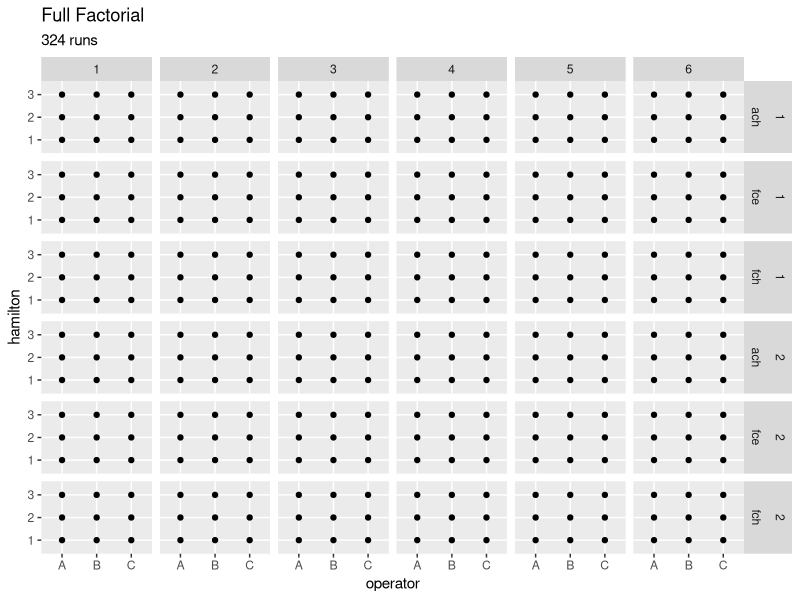
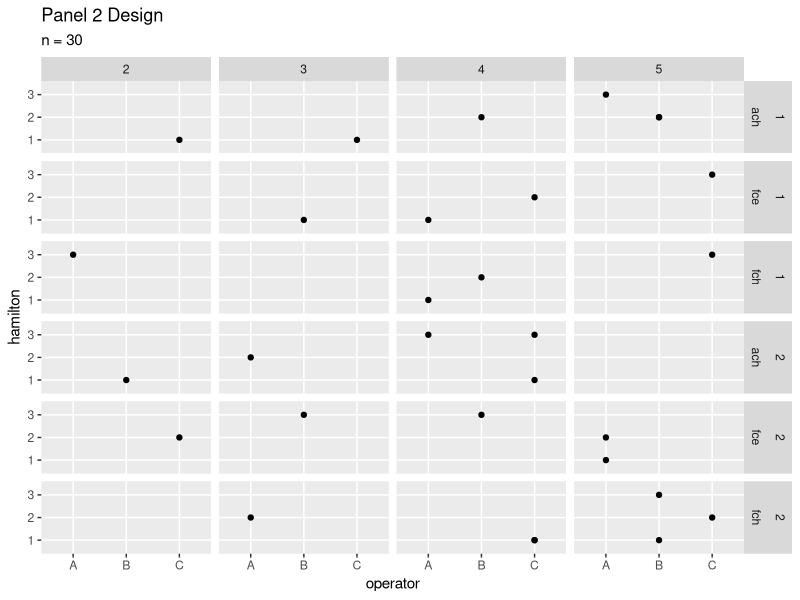
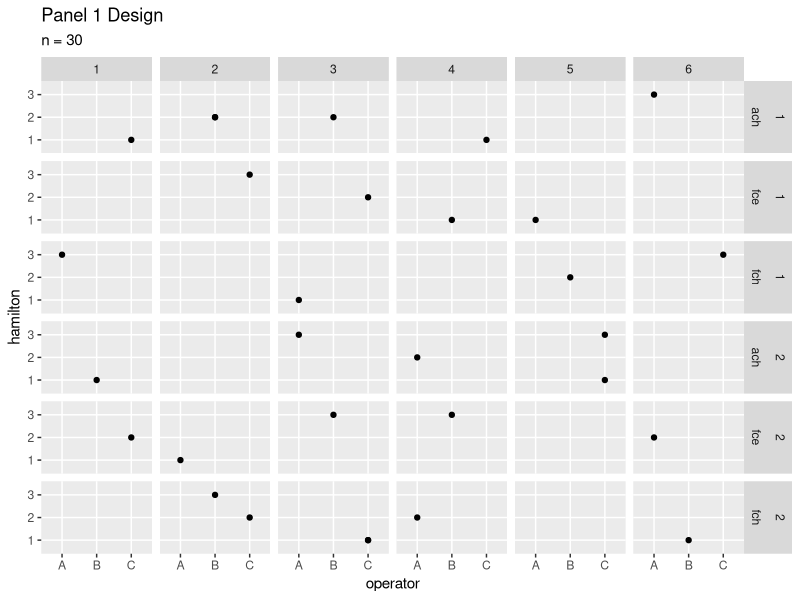
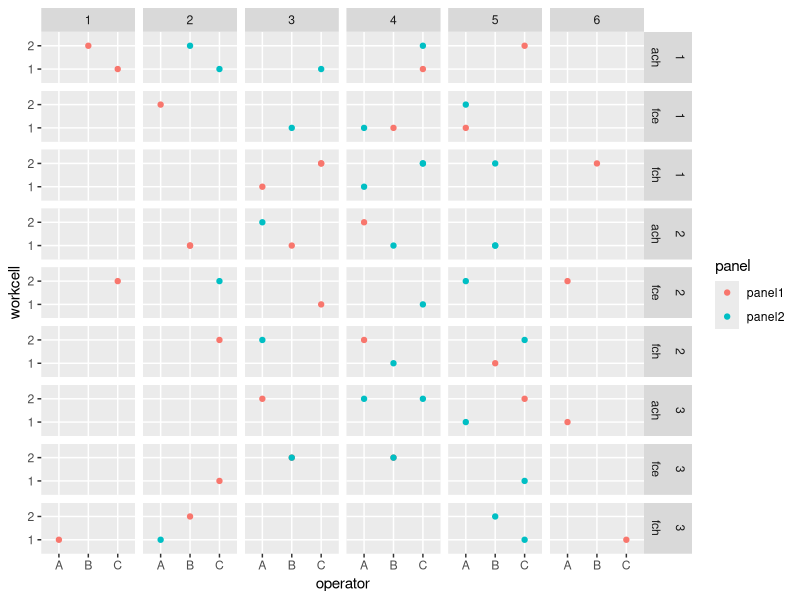
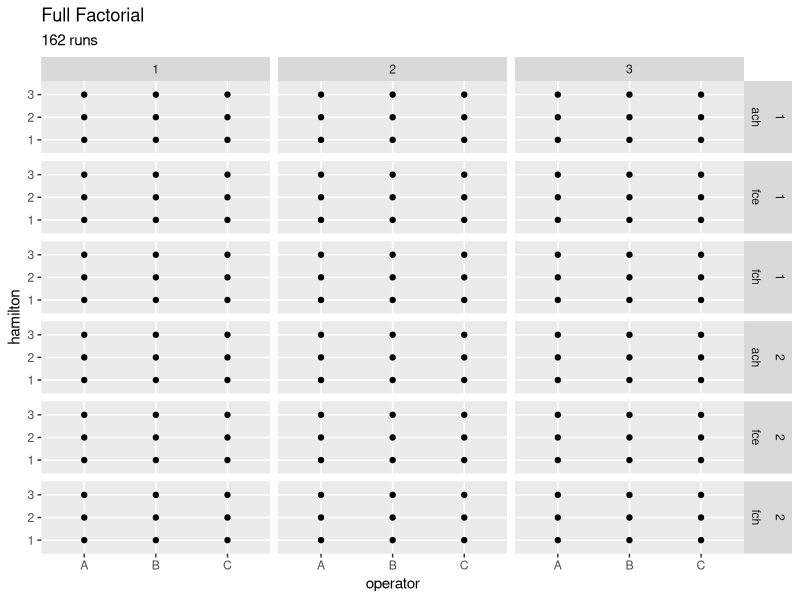
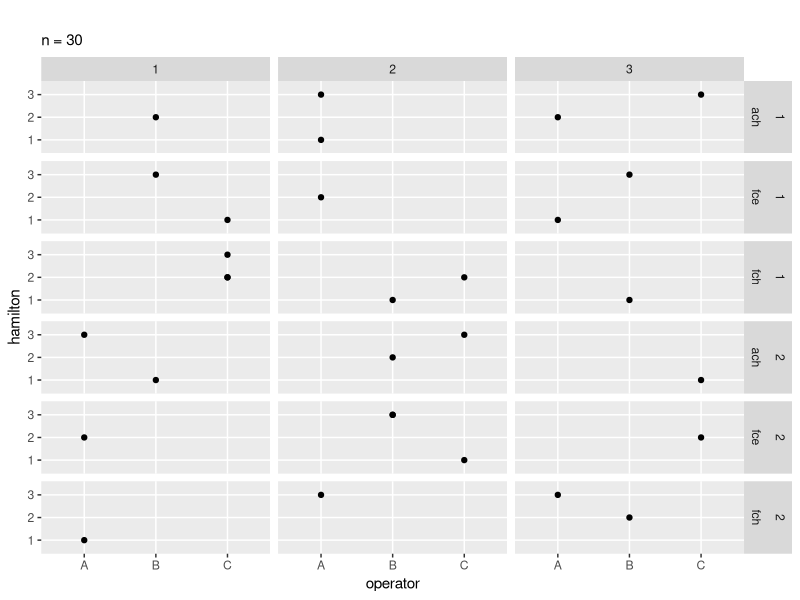

Reproduce these figures in R, in order. (Note: a time limit stopped this script after it produced the figures.)
## ---- chunk 1
library(tidyverse)
library(lme4)
## ---- chunk 2
full_factorial <- tidyr::crossing(operator = c("A", "B", "C"), 
                                  hamilton = c("1", "2", "3"), 
                                  lot = c("ach", "fch", "fce"), 
                flexmap = c("1", "2", "3", "4", "5", "6"), 
                workcell = c("1", "2")) 

full_factorial %>% 
  ggplot(aes(operator, hamilton)) + 
  geom_point() + 
  facet_grid(rows = vars(workcell, lot), cols = vars(flexmap)) + 
  labs(title = "Full Factorial", 
       subtitle = "324 runs")
## ---- chunk 3
blocked_6_flex_panel_1 <- tibble::tribble(
                                ~Day, ~run, ~lot, ~workcell, ~hamilton, ~operator, ~flexmap,
                            "Day 1",  1L, "fch",  1L,  3L, "A",  1L,
                            "Day 1",  2L, "ach",  1L,  2L, "B",  2L,
                            "Day 1",  3L, "fch",  2L,  1L, "C",  3L,
                            "Day 1",  4L, "ach",  1L,  2L, "B",  2L,
                            "Day 1",  5L, "ach",  2L,  3L, "C",  5L,
                            "Day 1",  6L, "fch",  2L,  1L, "C",  3L,
                            "Day 1",  7L, "fce",  2L,  2L, "A",  6L,
                            "Day 2",  8L, "fce",  2L,  1L, "A",  2L,
                            "Day 2",  9L, "ach",  1L,  2L, "B",  3L,
                            "Day 2", 10L, "ach",  2L,  1L, "B",  1L,
                            "Day 2", 11L, "fch",  1L,  3L, "C",  6L,
                            "Day 2", 12L, "fch",  2L,  2L, "A",  4L,
                            "Day 3", 13L, "fch",  2L,  2L, "C",  2L,
                            "Day 3", 14L, "ach",  1L,  1L, "C",  4L,
                            "Day 3", 15L, "fce",  2L,  3L, "B",  4L,
                            "Day 3", 16L, "fce",  2L,  2L, "C",  1L,
                            "Day 3", 17L, "fch",  1L,  1L, "A",  3L,
                            "Day 4", 18L, "fce",  1L,  3L, "C",  2L,
                            "Day 4", 19L, "fch",  1L,  2L, "B",  5L,
                            "Day 4", 20L, "ach",  2L,  3L, "A",  3L,
                            "Day 4", 21L, "fce",  1L,  1L, "B",  4L,
                            "Day 4", 22L, "fch",  2L,  1L, "B",  6L,
                            "Day 5", 23L, "fch",  2L,  3L, "B",  2L,
                            "Day 5", 24L, "ach",  2L,  1L, "C",  5L,
                            "Day 5", 25L, "ach",  1L,  3L, "A",  6L,
                            "Day 5", 26L, "fce",  1L,  2L, "C",  3L,
                            "Day 6", 27L, "ach",  1L,  1L, "C",  1L,
                            "Day 6", 28L, "fce",  1L,  1L, "A",  5L,
                            "Day 6", 29L, "fce",  2L,  3L, "B",  3L,
                            "Day 6", 30L, "ach",  2L,  2L, "A",  4L
                            ) %>% 
  mutate(lot = tolower(lot)) %>% 
  mutate_all(., ~ as.character(.x)) %>% 
   mutate(panel = rep("panel1", nrow(.)))

blocked_6_flex_panel_2 <- blocked_6_flex_panel_1 %>% 
  mutate(flexmap_2 = case_when(flexmap == "1" ~ as.character(sample(2:6, 1)), 
                         flexmap == "2" ~ as.character(sample(c(1, 3:6), 1)), 
                         flexmap == "3" ~ as.character(sample(c(1, 2, 4:6), 1)), 
                         flexmap == "4" ~ as.character(sample(c(1:3, 5:6), 1)), 
                         flexmap == "5" ~ as.character(sample(c(1:4, 6), 1)), 
                         flexmap == "6" ~ as.character(sample(c(1:5), 1)))) %>% 
  select(-flexmap, -panel) %>% 
  rename(flexmap = flexmap_2) %>% 
  mutate(panel = rep("panel2", nrow(.)))
## ---- chunk 4
blocked_6_flex_panel_2 %>% 
  mutate(flexmap = case_when(flexmap == "1" & lot == "fch" ~ "5", 
                             flexmap == "1" & lot == "fce" ~ "5", 
                             is.character(flexmap) ~ flexmap)) %>% 
  ggplot(aes(operator, hamilton)) + 
  geom_point() + 
  facet_grid(rows = vars(workcell, lot), cols = vars(flexmap)) + 
  labs(title = "Panel 2 Design", 
       subtitle = "n = 30")


blocked_6_flex_panel_1 %>% 
  ggplot(aes(operator, hamilton)) + 
  geom_point() + 
  facet_grid(rows = vars(workcell, lot), cols = vars(flexmap)) + 
  labs(title = "Panel 1 Design", 
       subtitle = "n = 30")

blocked_6_flex_panel_1 %>% 
  bind_rows(blocked_6_flex_panel_2) %>% 
   ggplot(aes(operator, workcell)) + 
  geom_point(aes(color = panel)) + 
  facet_grid(rows = vars(hamilton, lot), cols = vars(flexmap)) 
## ---- chunk 5
blocked_3_flex <- tibble::tribble(
                                                  ~Day, ~run, ~lot, ~workcell, ~hamilton, ~operator, ~flexmap,
                                              "Day 1",  1L, "fch",  1L,  2L, "C",  1L,
                                              "Day 1",  2L, "ach",  1L,  1L, "A",  2L,
                                              "Day 1",  3L, "fch",  1L,  1L, "B",  3L,
                                              "Day 1",  4L, "fce",  2L,  3L, "B",  2L,
                                              "Day 1",  5L, "fce",  2L,  3L, "B",  2L,
                                              "Day 1",  6L, "fce",  2L,  2L, "A",  1L,
                                              "Day 1",  7L, "fch",  1L,  2L, "C",  1L,
                                              "Day 2",  8L, "ach",  2L,  2L, "B",  2L,
                                              "Day 2",  9L, "fch",  1L,  3L, "C",  1L,
                                              "Day 2", 10L, "fch",  2L,  3L, "A",  3L,
                                              "Day 2", 11L, "fce",  1L,  1L, "A",  3L,
                                              "Day 2", 12L, "fce",  1L,  1L, "C",  1L,
                                              "Day 3", 13L, "fch",  1L,  2L, "C",  2L,
                                              "Day 3", 14L, "ach",  2L,  1L, "C",  3L,
                                              "Day 3", 15L, "ach",  2L,  3L, "A",  1L,
                                              "Day 3", 16L, "fce",  1L,  3L, "B",  3L,
                                              "Day 3", 17L, "fce",  1L,  2L, "A",  2L,
                                              "Day 4", 18L, "fce",  2L,  1L, "C",  2L,
                                              "Day 4", 19L, "fch",  2L,  3L, "A",  2L,
                                              "Day 4", 20L, "fch",  2L,  2L, "B",  3L,
                                              "Day 4", 21L, "ach",  1L,  3L, "C",  3L,
                                              "Day 4", 22L, "ach",  1L,  2L, "B",  1L,
                                              "Day 5", 23L, "ach",  1L,  2L, "A",  3L,
                                              "Day 5", 24L, "fce",  1L,  3L, "B",  1L,
                                              "Day 5", 25L, "fch",  2L,  1L, "A",  1L,
                                              "Day 5", 26L, "ach",  2L,  3L, "C",  2L,
                                              "Day 6", 27L, "ach",  1L,  3L, "A",  2L,
                                              "Day 6", 28L, "ach",  2L,  1L, "B",  1L,
                                              "Day 6", 29L, "fce",  2L,  2L, "C",  3L,
                                              "Day 6", 30L, "fch",  1L,  1L, "B",  2L
                                              ) %>% 
                                             mutate(lot = tolower(lot)) %>% 
  mutate_all(., ~ as.character(.x)) %>% 
   mutate(panel = rep("panel1", nrow(.)))
## ---- chunk 6
full_factorial <- tidyr::crossing(operator = c("A", "B", "C"), 
                                  hamilton = c("1", "2", "3"), 
                                  lot = c("ach", "fch", "fce"), 
                flexmap = c("1", "2", "3"), 
                workcell = c("1", "2")) 

full_factorial %>% 
  ggplot(aes(operator, hamilton)) + 
  geom_point() + 
  facet_grid(rows = vars(workcell, lot), cols = vars(flexmap)) + 
  labs(title = "Full Factorial", 
       subtitle = "162 runs")

blocked_3_flex %>% 
ggplot(aes(operator, hamilton)) + 
  geom_point() + 
  facet_grid(rows = vars(workcell, lot), cols = vars(flexmap)) + 
  labs(title = "", 
       subtitle = "n = 30")
## ---- chunk 7
sd_operator = 15
sd_hamilton = 10
sd_lot = 15
sd_flex = 10
sd_wc = 5
sd_error = 5
beta_0 = 400

get_estimates_ff_6f <- function(sd_operator = 15,
                             sd_hamilton = 10,
                             sd_lot = 15,
                             sd_flex = 10,
                             sd_wc = 10,
                             sd_error = 5,
                             beta_0 = 400) {
  operator <- data.frame(operator = c("A", "B", "C"),
                         operator_i = rnorm(3, 0, sd_operator))
  hamilton <- data.frame(hamilton = c("1", "2", "3"),
                         ham_i = rnorm(3, 0, sd_hamilton))
  lot <- data.frame(lot = c("ach", "fce", "fch"),
                    lot_i = rnorm(3, 0, sd_lot))
  flexmap <- data.frame(flexmap = c("1", "2", "3"),
                        flex_i = rnorm(3, 0, sd_flex))
  workcell <- data.frame(workcell = c("1", "2"),
                         wc_i = rnorm(2, 0, sd_wc))
  
  sim_data <-
    tidyr::crossing(operator, hamilton, lot, flexmap, workcell) %>%
    mutate(e_i = rnorm(nrow(.), 0, sd_error)) %>%
    mutate(response = beta_0 + operator_i + ham_i + lot_i + flex_i + wc_i + e_i) %>%
    select(operator, hamilton, lot, flexmap, workcell, response)
  
  sim_mod <- lme4::lmer(response ~ (1 | operator) + (1 | hamilton) + (1 | lot) +
                          (1 | flexmap) + (1 | workcell),
                        data = sim_data)
  sd_estimates <- lme4::VarCorr(sim_mod) %>%
    data.frame() %>%
    select(grp, sdcor)
  
  return_df <- lme4::ranef(sim_mod) %>% 
  data.frame() %>% 
  group_by(grpvar) %>% 
  summarise(avg = mean(condval)) %>% 
  rename(grp = grpvar) %>% 
  inner_join(sd_estimates) %>% 
  mutate(grand_mean = lme4::fixef(sim_mod)) %>% 
  mutate(perc_cv = 100*(sdcor/(grand_mean))) %>% 
  mutate(true_cv = case_when(grp == "flexmap" ~ 100*sd_flex/beta_0, 
                             grp == "hamilton" ~ 100*sd_hamilton/beta_0, 
                             grp == "lot" ~ 100*sd_lot/beta_0, 
                             grp == "operator" ~ 100*sd_operator/beta_0, 
                             grp == "workcell" ~ 100*sd_wc/beta_0), 
         true_sd = case_when(grp == "flexmap" ~ sd_flex, 
                             grp == "hamilton" ~ sd_hamilton, 
                             grp == "lot" ~ sd_lot, 
                             grp == "operator" ~ sd_operator, 
                             grp == "workcell" ~ sd_wc))
  
    return(return_df)
  
}
## ---- chunk 8
sim_factorial <- purrr::imap_dfr(1:1000, ~ get_estimates_ff_6f())

sim_factorial %>% 
  ggplot(.,aes(grp, perc_cv)) + 
  geom_boxplot() + 
  geom_point(aes(x = grp, y = true_cv), color = "red") 

sim_factorial %>% 
  group_by(grp) %>% 
  filter(perc_cv != 0) %>% 
  summarise(mean_cv = mean(perc_cv), 
            true_cv = mean(true_cv))


sim_factorial %>% 
  filter(perc_cv == 0) %>% 
  nrow(.)/nrow(sim_factorial)
## ---- chunk 9
custom <- function(sd_operator = 15,
                             sd_hamilton = 10,
                             sd_lot = 15,
                             sd_flex = 10,
                             sd_wc = 5,
                             sd_error = 5,
                             beta_0 = 400) {
  operator <- data.frame(operator = c("A", "B", "C"),
                         operator_i = rnorm(3, 0, sd_operator))
  hamilton <- data.frame(hamilton = c("1", "2", "3"),
                         ham_i = rnorm(3, 0, sd_hamilton))
  lot <- data.frame(lot = c("ach", "fce", "fch"),
                    lot_i = rnorm(3, 0, sd_lot))
  flexmap <- data.frame(flexmap = c("1", "2", "3"),
                        flex_i = rnorm(3, 0, sd_flex))
  workcell <- data.frame(workcell = c("1", "2"),
                         wc_i = rnorm(2, 0, sd_wc))
  
  sim_data <-
    tidyr::crossing(operator, hamilton, lot, flexmap, workcell) %>%
    mutate(e_i = rnorm(nrow(.), 0, sd_error)) %>%
    mutate(response = beta_0 + operator_i + ham_i + lot_i + flex_i + wc_i + e_i) %>%
    select(operator, hamilton, lot, flexmap, workcell, response)
  
  sim_mod <- blocked_3_flex %>% 
    inner_join(sim_data, by = c("lot", "hamilton", "flexmap", "operator", "workcell")) %>% 
    lme4::lmer(response ~ (1 | operator) + (1 | hamilton) + (1 | lot) +
                          (1 | flexmap) + (1 | workcell) + (1|Day),
                        data = .)
  
  sd_estimates <- lme4::VarCorr(sim_mod) %>%
    data.frame() %>%
    select(grp, sdcor)
  
  return_df <- lme4::ranef(sim_mod) %>% 
  data.frame() %>% 
  group_by(grpvar) %>% 
  summarise(avg = mean(condval)) %>% 
  rename(grp = grpvar) %>% 
  inner_join(sd_estimates) %>% 
  mutate(grand_mean = lme4::fixef(sim_mod)) %>% 
  mutate(perc_cv = 100*(sdcor/(grand_mean))) %>% 
  mutate(true_cv = case_when(grp == "flexmap" ~ 100*sd_flex/beta_0, 
                             grp == "hamilton" ~ 100*sd_hamilton/beta_0, 
                             grp == "lot" ~ 100*sd_lot/beta_0, 
                             grp == "operator" ~ 100*sd_operator/beta_0, 
                             grp == "workcell" ~ 100*sd_wc/beta_0), 
         true_sd = case_when(grp == "flexmap" ~ sd_flex, 
                             grp == "hamilton" ~ sd_hamilton, 
                             grp == "lot" ~ sd_lot, 
                             grp == "operator" ~ sd_operator, 
                             grp == "workcell" ~ sd_wc))
  
    return(return_df)
  
}
## ---- chunk 10
sim_custom <- purrr::imap_dfr(1:1000, ~ custom())

sim_custom %>% 
  ggplot(.,aes(grp, perc_cv)) + 
  geom_boxplot() + 
  geom_point(aes(x = grp, y = true_cv), color = "red") 

sim_custom %>% 
  group_by(grp) %>% 
  filter(perc_cv != 0) %>% 
  summarise(mean_cv = mean(perc_cv), 
            true_cv = mean(true_cv))


sim_custom %>% 
  filter(perc_cv == 0) %>% 
  nrow(.)/nrow(sim_custom)
## ---- chunk 11
sim_factorial <- sim_factorial %>% 
  mutate(type = rep("factorial", nrow(.))) 

sim_custom <- sim_custom %>% 
  mutate(type = rep("custom", nrow(.)))
## ---- chunk 12
sim_factorial %>% 
  bind_rows(sim_custom) %>% 
  ggplot(.,aes(type, perc_cv)) + 
  geom_boxplot() + 
  facet_grid(cols = vars(grp)) + 
  theme_classic() + 
  scale_y_continuous(breaks = seq(0, 12, by = 1)) + 
  labs(title = "Hypothetical estimates of variability over 1000 precision studies")
## ---- chunk 13
factorial_fail <- sim_factorial %>% 
  group_by(grp) %>% 
  filter(perc_cv == 0) %>% 
  count(grp) %>% 
  ungroup() %>% 
  mutate(type = rep("factorial", nrow(.)))

custom_fail <- sim_custom %>% 
  group_by(grp) %>% 
  filter(perc_cv == 0) %>% 
  count(grp) %>% 
  ungroup() %>% 
  mutate(type = rep("custom", nrow(.)))

bind_rows(factorial_fail, custom_fail) %>% 
  filter(grp != "Day") %>% 
  mutate(prop = 100*(n/1000)) %>% 
  ggplot(., aes(type, prop)) + 
  geom_point() + 
  facet_grid(cols = vars(grp)) + 
  labs(title = "% of time variance was estimated to be zero") + 
  scale_y_continuous(breaks = seq(0, 18, by = 2))
## ---- chunk 14
iterate_over_custom <- function(sd_wc = 5) {
  imap_dfr(1:1000, ~ custom(sd_wc = sd_wc))
} 


cvs <- as.double(seq(5, 25, by = 5))
sim_cvs <- map_dfr(cvs, ~ iterate_over_custom(sd_wc = .x), .id = "cv")

## ---- chunk 15
sim_cvs %>% 
  filter(grp == "workcell") %>% 
  filter(perc_cv == 0) %>% 
  count(true_cv) %>% 
  mutate(perc_fail = n/10) %>% 
  ggplot(.,aes(true_cv, perc_fail)) + 
  geom_point(size = 2.5) + 
  labs(title = "% of times variability reduces when the true variability is higher") + 
  scale_x_continuous(breaks = c(1.25, 2.5, 3.75, 5, 6.25)) + 
  scale_y_continuous(breaks = seq(2, 12, by = 1)) + 
  theme_classic()
